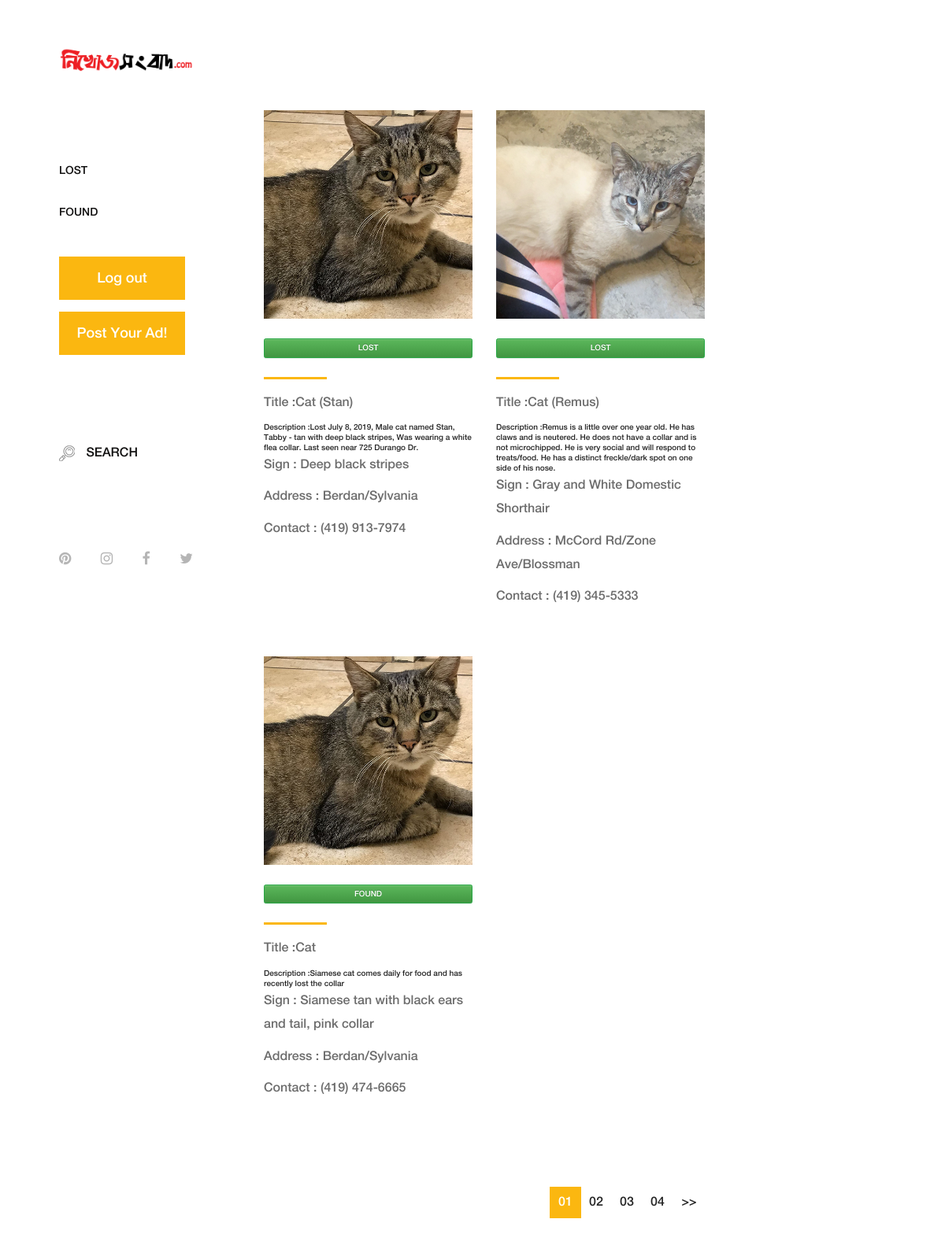
The app's page /home.php with its own data.
### tables this page shows
CREATE TABLE `post` (
  `id` int(255) NOT NULL,
  `title` text NOT NULL,
  `description` text NOT NULL,
  `sign` text NOT NULL,
  `address` text NOT NULL,
  `number` text NOT NULL,
  `image` text NOT NULL,
  `status` text NOT NULL
);

### server.php (called while the page is built, shortened)
<?php
$db = mysqli_connect('localhost', 'root', '', 'reg');
  $sql = "SELECT * FROM post";
  $re = $db->query($sql);
?>

### home.php (the view, shortened to what this page needs)
<?php
 include('server.php')
?>
<!DOCTYPE html>
<html lang="en">
<head>
<link rel="stylesheet" href="https://maxcdn.bootstrapcdn.com/bootstrap/3.3.7/css/bootstrap.min.css">
<link rel="stylesheet" href="https://maxcdn.bootstrapcdn.com/bootstrap/3.3.7/css/bootstrap-theme.min.css">
    <link rel="stylesheet" href="css/core-style.css">
    <link rel="stylesheet" href="style.css">
</head>
<body>
    <div class="main-content-wrapper d-flex clearfix">
      <header class="header-area clearfix">
          <div class="logo"> <a href="home.php"><img src="nikhoj shongbad-01.png" alt="nikhoj shongbad" height="84"></a> </div>
        <nav class="amado-nav">
            <ul>
              <li ><a href="index.html">Lost</a></li>
              <li><a href="shop.html">Found</a></li>
            </ul>
          </nav>
          <div class="amado-btn-group mt-30 mb-100"> <a href="index.php?logout='1'" class="btn amado-btn mb-15">Log out</a> <a href="post.php" class="btn amado-btn success">Post Your Ad!</a> </div>
          <div class="cart-fav-search mb-100"> <a href="#" class="search-nav"><img src="img/core-img/search.png" alt=""> Search</a> </div>
          <div class="social-info d-flex justify-content-between"> <a href="#"><i class="fa fa-pinterest" aria-hidden="true"></i></a> <a href="#"><i class="fa fa-instagram" aria-hidden="true"></i></a> <a href="#"><i class="fa fa-facebook" aria-hidden="true"></i></a> <a href="#"><i class="fa fa-twitter" aria-hidden="true"></i></a> </div>
        </header>
        <div class="amado_product_area section-padding-100">
            <div class="container-fluid">
                <div class="row">
                    <div class="col-12">
                    </div>
                </div>
                <div class="row">
                    <?php
                   if ($re->num_rows > 0) {
    while($row = $re->fetch_assoc()) {?>
                    <div class="col-12 col-sm-6 col-md-12 col-xl-6">
                        <div class="single-product-wrapper">
                            <div class="product-img">
                                <img src="image/<?php echo $row["image"] ?>" alt="">
                            </div>
                            <div class="product-description d-flex align-items-center justify-content-between">
                                <div class="product-meta-data">
									<a href="#" class="btn btn-primary btn-success"><?php echo $row["status"] ?></a>
									<br>
                                    <div class="line"></div>
                                    <p class="#">Title :<?php echo $row["title"] ?></p>
                                    <a href="#">
                                        <h6>Description :<?php echo $row["description"] ?></h6>
                                    </a>
                                     <p class="#">Sign : <?php echo $row["sign"] ?></p>
                                      <p class="#">Address : <?php echo $row["address"] ?></p>
                                       <p class="#">Contact : <?php echo $row["number"] ?></p>
                                </div>
                            </div>
                        </div>
                    </div>
  <?php }
} else {
    echo "0 results";
}
                    ?>
                </div>
                <div class="row">
                    <div class="col-12">
                        <nav aria-label="navigation">
                            <ul class="pagination justify-content-end mt-50">
                                <li class="page-item active"><a class="page-link" href="#">01</a></li>
                                <li class="page-item"><a class="page-link" href="#">02</a></li>
                                <li class="page-item"><a class="page-link" href="#">03</a></li>
                                <li class="page-item"><a class="page-link" href="#">04</a></li>
								<li class="page-item"><a class="page-link" href="#">>></a></li>
                            </ul>
                        </nav>
                    </div>
                </div>
          </div>
      </div>
    </div>
</body>
</html>

### css/core-style.css (style rules this page uses)
* { margin: 0; padding: 0; }
body { font-family: "helveticaneuemedium"; font-size: 16px; }
h1, h2, h3, h4, h5, h6 { color: #242424; line-height: 1.3; font-weight: 400; }
p { color: #6d6d6d; font-size: 16px; line-height: 1.9; font-weight: 400; }
a { -webkit-transition: all 500ms ease 0s; transition: all 500ms ease 0s; text-decoration: none; outline: 0 solid transparent; color: #131212; font-weight: 400; font-size: 12px; }
ul, ol { margin: 0; }
ul li, ol li { list-style: none; }
img { height: auto; max-width: 100%; }
.mt-30 { margin-top: 30px !important; }
.mt-50 { margin-top: 50px !important; }
.mb-15 { margin-bottom: 15px !important; }
.mb-100 { margin-bottom: 100px !important; }
.section-padding-100 { padding-top: 100px; padding-bottom: 100px; }
.amado-btn { display: inline-block; min-width: 160px; height: 55px; color: #ffffff; border: none; border-radius: 0; padding: 0 7px; font-size: 18px; line-height: 56px; background-color: #fbb710; font-weight: 400; }
.main-content-wrapper { position: relative; z-index: 1; -webkit-transition-duration: 500ms; transition-duration: 500ms; -ms-flex-wrap: wrap; flex-wrap: wrap; }
.main-content-wrapper .header-area { -webkit-transition-duration: 500ms; transition-duration: 500ms; position: relative; z-index: 1; -webkit-box-flex: 0; -ms-flex: 0 0 320px; flex: 0 0 320px; width: 320px; max-width: 320px; background-color: #fff; padding: 60px 75px; }
.main-content-wrapper .header-area .logo { margin-bottom: 100px; display: block; }
.main-content-wrapper .header-area .amado-nav li a { font-size: 14px; text-transform: uppercase; position: relative; z-index: 1; padding: 20px 0; display: block; line-height: 0.9; color: #131212; font-weight: normal; }
.main-content-wrapper .header-area .amado-nav li a::after { -webkit-transition-duration: 500ms; transition-duration: 500ms; width: 30px; height: 3px; position: absolute; top: 50%; margin-top: -1.5px; left: -150px; background-color: #fbb710; z-index: 10; content: ''; }
.main-content-wrapper .header-area .amado-btn-group .amado-btn { width: 160px; display: block; }
.main-content-wrapper .header-area .cart-fav-search a { display: block; text-transform: uppercase; font-size: 16px; padding: 15px 0; color: #131212; line-height: 1; }
.main-content-wrapper .header-area .cart-fav-search a img { margin-right: 10px; }
.main-content-wrapper .header-area .social-info a { color: #b5b5b5; display: inline-block; }
.main-content-wrapper .header-area .social-info a i { font-size: 18px; }
.main-content-wrapper .amado_product_area { position: relative; z-index: 1; -webkit-box-flex: 0; -ms-flex: 0 0 calc(95% - 550px); flex: 0 0 calc(95% - 550px); width: calc(95% - 550px); max-width: calc(95% - 550px); }
.single-product-wrapper { position: relative; z-index: 1; margin-bottom: 50px; overflow: hidden; background-color: #ffffff; }
.single-product-wrapper .product-img { position: relative; z-index: 1; overflow: hidden; }
.single-product-wrapper .product-img img { width: 100%; -webkit-transition-duration: 500ms; transition-duration: 500ms; }
.single-product-wrapper .product-description { position: relative; z-index: 1; margin-top: 25px; }
.single-product-wrapper .product-description .product-meta-data .line { width: 80px; height: 3px; background-color: #fbb710; margin-bottom: 15px; display: block; }
.single-product-wrapper .product-description .product-meta-data a { display: block; }
.single-product-wrapper .product-description .product-meta-data a h6 { margin-bottom: 0; }
.pagination { position: relative; z-index: 1; }
.pagination .page-item .page-link { width: 40px; height: 40px; border: none; font-size: 16px; font-weight: 400; line-height: 40px; padding: 0; text-align: center; color: #242424; }
.pagination .page-item.active .page-link { color: #fff; box-shadow: none; background-color: #fbb710; }
.pagination .page-item:first-child .page-link { margin-left: 0; border-top-left-radius: 0; border-bottom-left-radius: 0; }
.pagination .page-item:last-child .page-link { margin-left: 0; border-top-right-radius: 0; border-bottom-right-radius: 0; }

### records on screen
post: image (picture), status "LOST", title "Cat (Stan)", description "Lost July 8, 2019, Male cat named Stan, Tabby - tan with deep black stripes, Was wearing a white flea collar. Last seen near 725 Durango Dr.", sign "Deep black stripes", address "Berdan/Sylvania", number "(419) 913-7974"
post: image (picture), status "LOST", title "Cat (Remus)", description "Remus is a little over one year old. He has claws and is neutered. He does not have a collar and is not microchipped. He is very social and will respond to treats/food. He has a distinct freckle/dark spot on one side of his nose.", sign "Gray and White Domestic Shorthair", address "McCord Rd/Zone Ave/Blossman", number "(419) 345-5333"
post: image (picture), status "FOUND", title "Cat", description "Siamese cat comes daily for food and has recently lost the collar", sign "Siamese tan with black ears and tail, pink collar", address "Berdan/Sylvania", number "(419) 474-6665"
